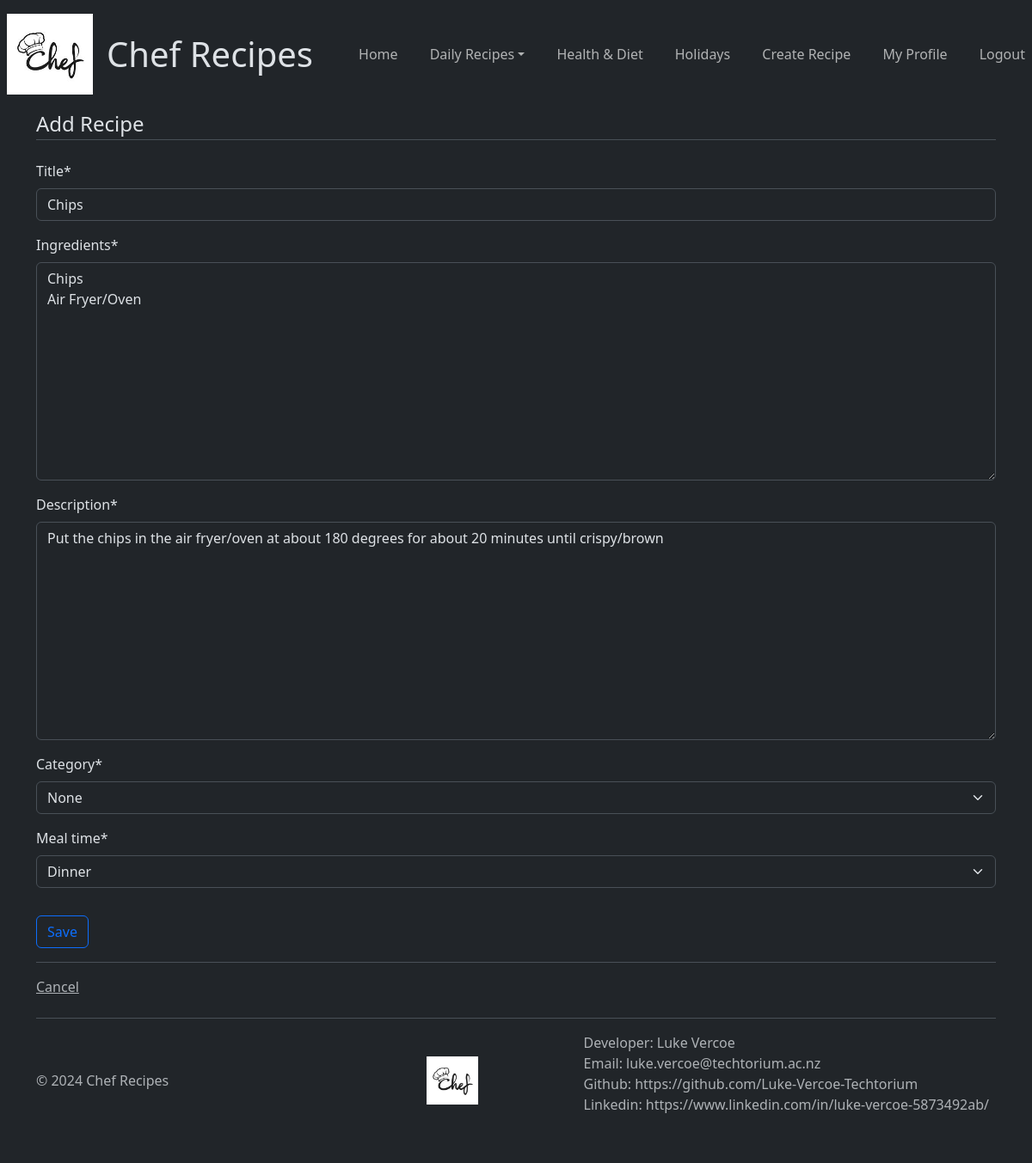
The page /recipe/12/update (signed in) on the database its author committed.
### recipes/models.py (models this page shows, shortened)
class recipe(models.Model):
    class Meta:
        ordering = ('-updated_at',)
    title = models.CharField(max_length=100)
    ingredients = models.TextField()
    description = models.TextField()
    category = models.CharField(max_length=100, choices=(
        ("NONE", "None"),
        ("HEALTH_DIET", "Health & Diet"),
        ("HOLIDAYS", "Holidays"),
    ))
    meal_time = models.CharField(max_length=100, choices=(
        ("BREAKFAST", "Breakfast"),
        ("LUNCH", "Lunch"),
        ("DINNER", "Dinner"),
        ("DESSERT", "Dessert"),
    ))
    author = models.ForeignKey(User, on_delete=models.CASCADE)
    created_at = models.DateTimeField(auto_now_add=True)
    updated_at = models.DateTimeField(auto_now=True)

### recipes/views.py (the view)
# urls.py: path("recipe/<int:pk>/update", views.recipeUpdateView.as_view(), name="recipes-update"),
class recipeUpdateView(LoginRequiredMixin, UserPassesTestMixin, UpdateView):
    model = models.recipe
    fields = ['title', 'ingredients', 'description', 'category', 'meal_time']
    def test_func(self):
        recipe = self.get_object()
        return self.request.user.is_staff or self.request.user == recipe.author

### recipes/templates/recipes/recipe_form.html (shortened to what this page needs)
{% extends "recipes/base.html" %}
{% load crispy_forms_tags %}
{% block content %}
<div class="container">
    <form method="POST">
        <fieldset class="form-group">
            <legend class="border-bottom mb-4">Add Recipe</legend>
            {{ form|crispy }}
        </fieldset>
        <div class="form-group py-3">
            <input class="btn btn-outline-primary" type="submit" value="Save">
        </div>
    </form>
    <div class="border-top pt-3">
        <a class="text-muted" href="{% url 'recipes-home' %}">Cancel</a>
    </div>
</div>
{% endblock %}

### rows shown on the page
recipe: title "Chips", ingredients "Chips Air Fryer/Oven", description "Put the chips in the air fryer/oven at about 180 degrees for about 20 minutes until crispy/brown", category "None", meal_time "Dinner"
